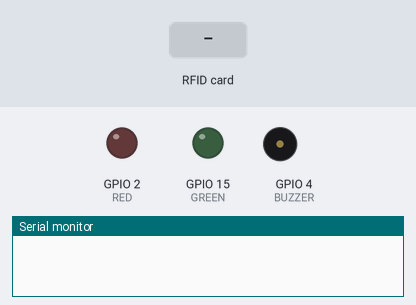
The sketch below on a simulated ESP32. On the bench: output pins drawn as LEDs (lit = HIGH), buzzer (waves = sounding), the last lines printed to the serial monitor. Inputs (shaded band) come from the test bench. WiFi joins after 1.5 s; servers stay silent unless stated; uploads are accepted with an empty reply.

Above: at 0.1 s.
At 3.2 s:
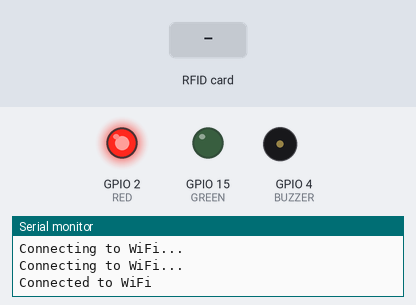
3.3 s: RFID card 12 34 43 21 00 held to the reader
At 4.1 s:
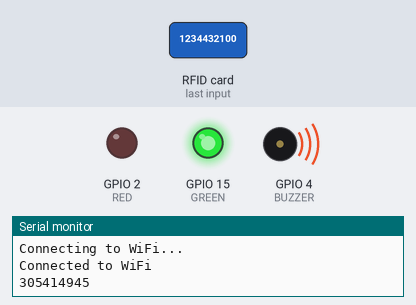
Timing chart, 0 to 6.3 s (numbered marks = the images above; inputs shaded):
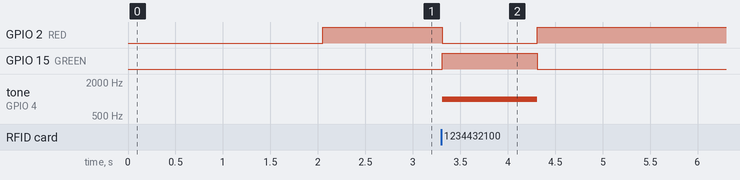

Measured:
- after the input at 3.3 s, GPIO 2 (RED): HIGH → LOW at once, → HIGH 1.0 s later; GPIO 15 (GREEN): LOW → HIGH at once, → LOW 1.0 s later; tone on GPIO 4 (BUZZER): silent → 1000 Hz at once, → silent 1.0 s later

The sketch:

espID.ino
```cpp
#include <WiFi.h>
#include <HTTPClient.h>
#include <SPI.h>
#include <MFRC522.h>
#include <stdlib.h>
#define SS_PIN 21   // Define the SDA (SS) pin
#define RST_PIN 22  // Define the RST pin
#define RED 2
#define GREEN 15
#define BUZZER 4
byte readCard[4];

String tagID = "";
long tagIdDecimal = 0;
// Create instances
MFRC522 mfrc522(SS_PIN, RST_PIN);

const char *ssid = "Galaxy M33 5G 94C9";
const char *password = "1234432100";
const char *serverUrl = "http://192.168.21.146/chabab-elmostakbal/controllers/pointing.php";

void setup() {
  Serial.begin(9600);
  SPI.begin();
  mfrc522.PCD_Init();  // MFRC522
  pinMode(RED,OUTPUT);
  pinMode(GREEN,OUTPUT);
  pinMode(BUZZER,OUTPUT);
  Serial.begin(9600);
  // Connect to Wi-Fi
  WiFi.begin(ssid, password);
  while (WiFi.status() != WL_CONNECTED) {
    delay(1000);
    Serial.println("Connecting to WiFi...");
  }
  Serial.println("Connected to WiFi");

}

void loop() {
//Wait until new tag is available
  digitalWrite(RED,HIGH);
  while (getID()) {

    tagIdDecimal = hexStringToDecimal(tagID);
    Serial.println(tagIdDecimal);
  digitalWrite(RED,LOW);
  digitalWrite(GREEN,HIGH);
  tone(BUZZER, 1000);
  delay(1000);
  digitalWrite(RED,HIGH);
  digitalWrite(GREEN,LOW);
  digitalWrite(BUZZER,LOW);
  noTone(BUZZER);
  String postData = "user=" + String(tagIdDecimal);

  makePostRequest(postData);
  delay(5000);

  }


}

void makePostRequest(String postData) {
  HTTPClient http;

  // Begin the HTTP request
  http.begin(serverUrl);

  // Set the content type
  http.addHeader("Content-Type", "application/x-www-form-urlencoded");

  // Make the POST request
  int httpResponseCode = http.POST(postData);

  // Check for a successful response
  if (httpResponseCode > 0) {
    Serial.print("HTTP Response Code: ");
    Serial.println(httpResponseCode);

    String response = http.getString();
    Serial.println("Server response: " + response);
  } else {
    Serial.print("HTTP Request failed. Error code: ");
    Serial.println(httpResponseCode);
  }

  // End the request
  http.end();
}

//Read new tag if available
boolean getID() {

  // Getting ready for Reading PICCs
  if (!mfrc522.PICC_IsNewCardPresent()) {  //If a new PICC placed to RFID reader continue
    return false;
  }
  if (!mfrc522.PICC_ReadCardSerial()) {  //Since a PICC placed get Serial and continue
    return false;
  }
  tagID = "";
  for (uint8_t i = 0; i < 4; i++) {  // The MIFARE PICCs that we use have 4 byte UID
    //readCard[i] = mfrc522.uid.uidByte[i];
    tagID.concat(String(mfrc522.uid.uidByte[i], HEX));  // Adds the 4 bytes in a single String variable
  }
  tagID.toUpperCase();
  mfrc522.PICC_HaltA();  // Stop reading
  return true;
}


long hexStringToDecimal(String hexString) {
  // Convert hex string to decimal
  char *endPtr;  // Pointer to character after the last valid character in the string
  long decimalValue = strtol(hexString.c_str(), &endPtr, 16);

  // Check for conversion errors
  if (*endPtr != '\0') {
    Serial.println("Error: Invalid hexadecimal string");
    return 0;
  }

  return decimalValue;
}
```
